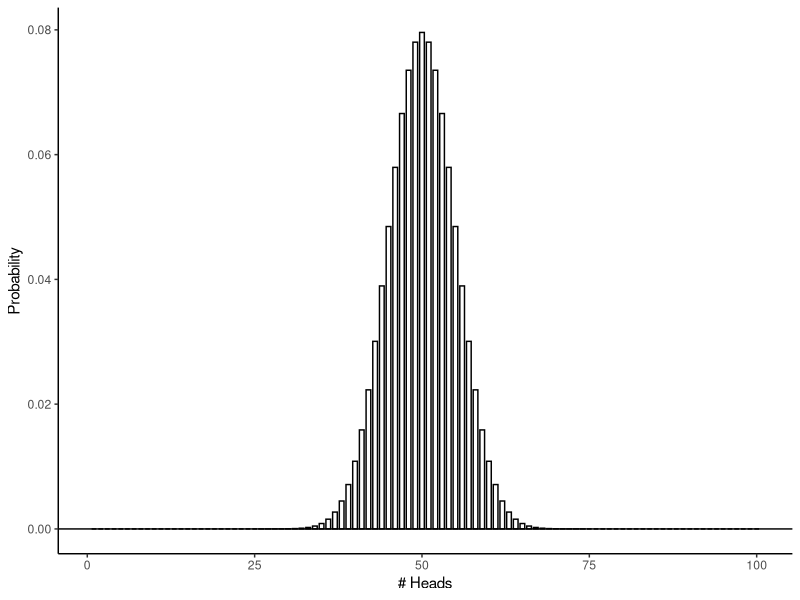
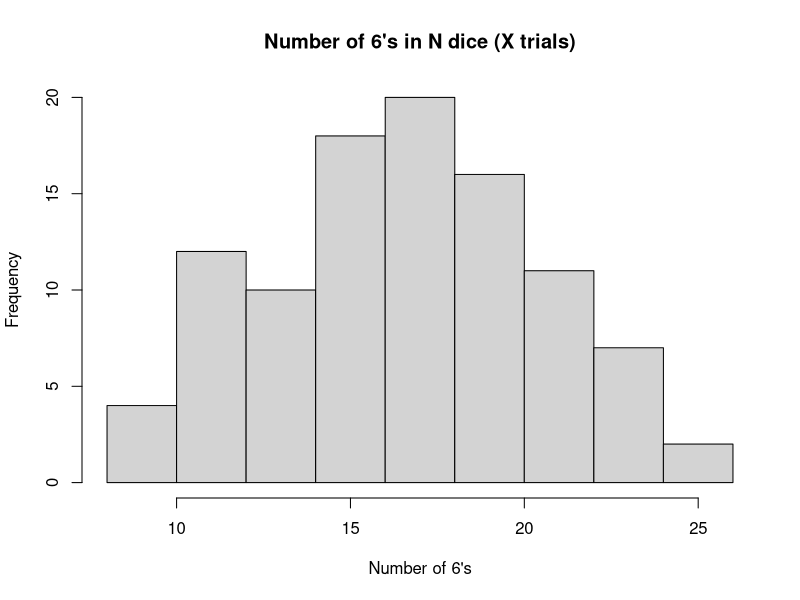
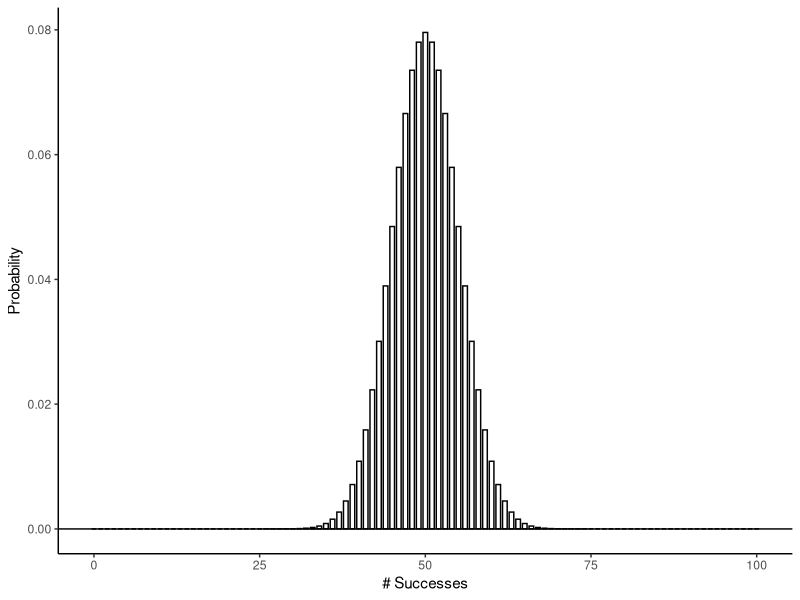
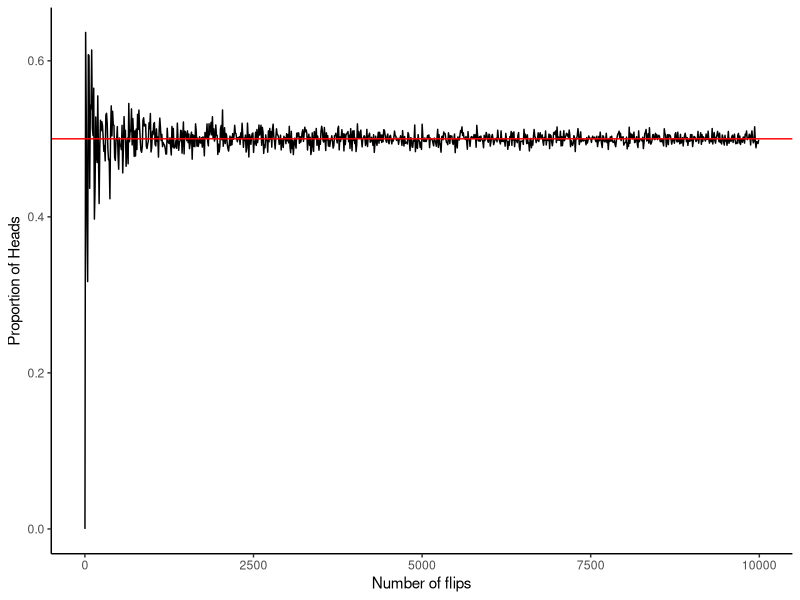
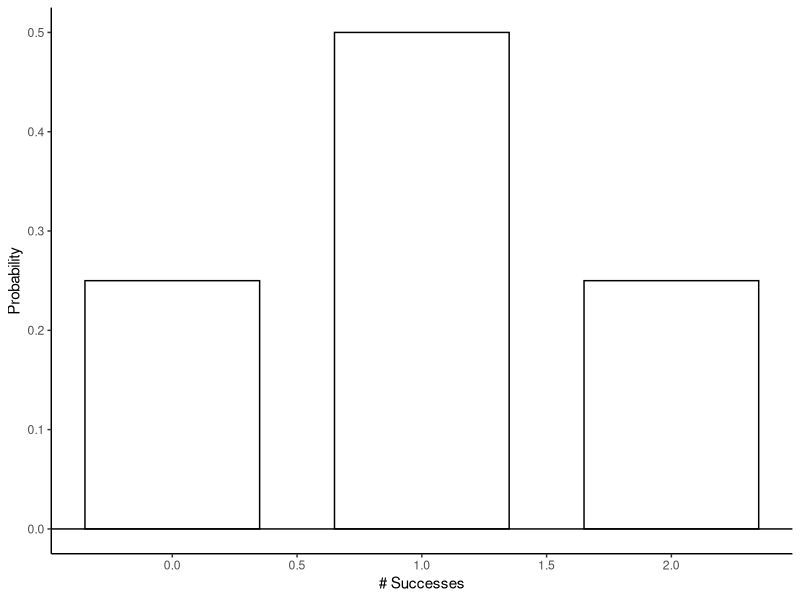
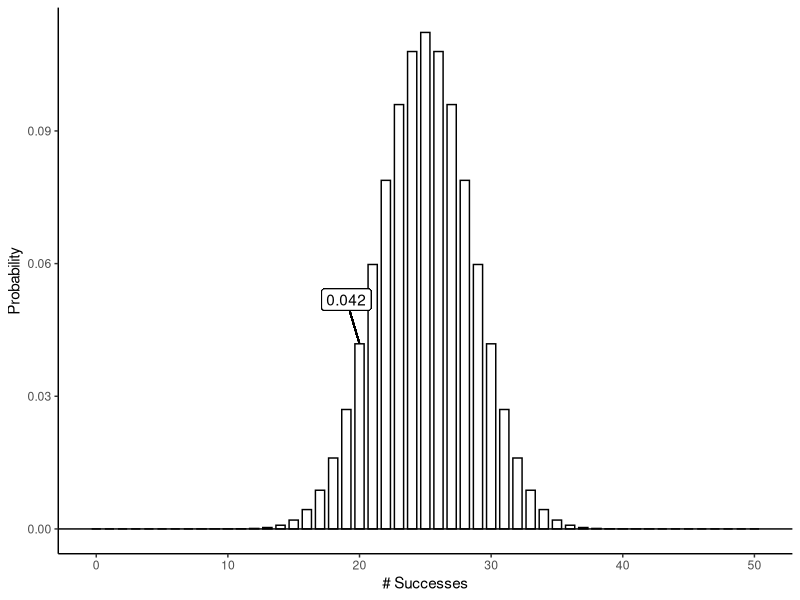
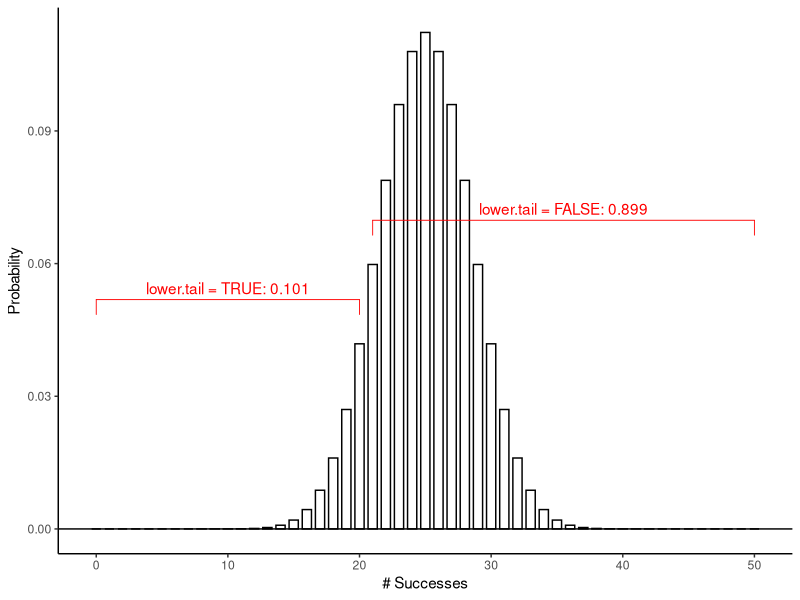
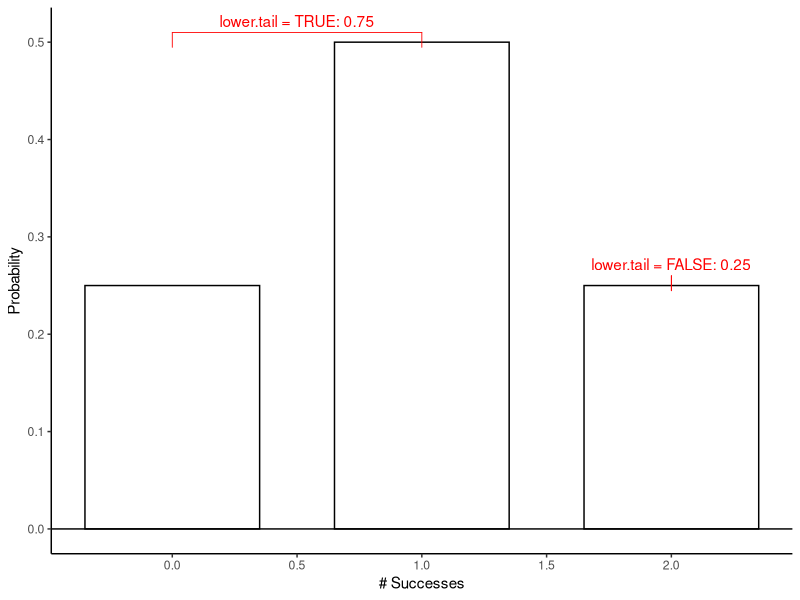

Write R code to recreate these figures, in order.
## ---- chunk 1
# set chunk options
knitr::opts_chunk$set(message = FALSE,
                      warning = FALSE)

# suppress scientific notation
options(scipen = 999)

# load packages
library(tidyverse)
library(psych)
library(ggpubr)
## ---- chunk 2
# create probability curve

binom_dist <- data.frame(x = seq(1, 100, 1)) %>% #for the x axis, number of heads that we want to get the probability for
  mutate(prob = dbinom(x, size = 100, prob = 1/2)) #probability of any number of heads

ggplot(binom_dist, aes(x = x, y = prob))+
  geom_bar(stat = "identity", width = 0.7, fill = "white", color = "black")+
  geom_hline(yintercept = 0)+
  labs(x = "# Heads",
       y = "Probability")+
  theme_classic()

## ---- chunk 3
#Your code here
roll_N_dice <- function(n){
  sample(1:6, size = n, replace = TRUE) # replace=TRUE allows the same number to appear more than one time
}
# to use the function
roll_N_dice(5)
## ---- chunk 4
binomial_simulation <- function(n, x) {
  # N: Number of die
  # x: Number of trials
  trial_results <- numeric(x)
  
  for (trial in 1:x) {
    curr_roll <- roll_N_dice(n)
    number_of_6 <- sum(curr_roll==6)
    trial_results[trial] = number_of_6
  }
  trial_results
}

results <- binomial_simulation(100, 100)
hist(results,
     main = "Number of 6's in N dice (X trials)",
     xlab = "Number of 6's")
## ---- chunk 5
draw_binomial <- function(size, prob){
  
  #size: the number of trials
  #prob: probability of success

  binom_dist <- data.frame(x = 0:size) %>% #for the x axis, all possible successes for the x axis
    mutate(prob = dbinom(x, size = size, prob = prob)) #probability of any number of heads
  
  (plt <- ggplot(binom_dist, aes(x = x, y = prob))+
      geom_bar(stat = "identity", width = 0.7, fill = "white", color = "black")+
      geom_hline(yintercept = 0)+
      labs(x = "# Successes",
           y = "Probability")+
      theme_classic())
  
  return(plt)
}

draw_binomial(100, 0.5)
## ---- chunk 6
set.seed(1)
## ---- chunk 7
#side note: if we wrap a command in parentheses, it will assign the output of a function to the object and still print it at the same time!
(flip <- rbinom(n = 10, #trials
       size = 1, #number of coins per trial
       prob = 0.5)) #probability of success (1)
## ---- chunk 8
mean(flip)
## ---- chunk 9
flip <- rbinom(n = 10000, #trials
       size = 1, #number of coins per trial
       prob = 0.5) #probability of success (1)

mean(flip)
## ---- chunk 10
rbinom(n = 10, size = 2, prob = 1/2) 
## ---- chunk 11

flip_simulation <- data.frame(N_flips = seq(1, 10000, by = 10), #this is the number of flips we want to look at
                              prop_head = NA) #just a placeholder, we're going to fill this with the proportions iteratively

#Don't worry too much about the code below, but this is a for loop, implementing an iterative process
for (i in 1:nrow(flip_simulation)){ #this is telling R to go through each row of our data frame
  #and then we fill the proportion of head column with the proportion of heads from the result of the binomial process
  flip_simulation$prop_head[i] <- mean(rbinom(n = flip_simulation$N_flips[i], size = 1, prob = 0.5))
}

ggplot(flip_simulation, aes(x  = N_flips, y = prop_head))+
  geom_line()+
  geom_hline(yintercept = 0.5, color = "red")+
  labs(x = "Number of flips",
       y = "Proportion of Heads")+
  theme_classic()
## ---- chunk 12
rbinom(n = 10, size = 3, prob = .5)
## ---- chunk 13
rbinom(n = 10, size = 5, prob = 1/6)
## ---- chunk 14
rbinom(n = 100, size = 1, prob = 1/13)
## ---- chunk 15
dbinom(x = 1, size = 2, prob = .5)
draw_binomial(size = 2, prob = .5) #that checks out!
## ---- chunk 16
# HT + TH
(.5 * .5) + (.5 * .5)
## ---- chunk 17
dbinom(x = 20, size = 50, prob = 0.5)

draw_binomial(size = 50, prob = 0.5)+
  geom_segment(aes(x = 20-1, xend = 20, y = dbinom(x = 20, size = 50, prob = 0.5)+0.01, yend = dbinom(x = 20, size = 50, prob = 0.5)))+
  geom_label(aes(x = 20-1, y = dbinom(x = 20, size = 50, prob = 0.5)+0.01, label = round(dbinom(x = 20, size = 50, prob = 0.5), 3)))
## ---- chunk 18
dbinom(x = 1, size = 3, prob = .5)

# HTT + THT + TTH
(.5 * .5 * .5) + (.5 * .5 * .5) + (.5 * .5 * .5)
## ---- chunk 19
dbinom(x = 2, size = 2, prob = 1/13)

# AA
(1 / 13) * (1 / 13)
## ---- chunk 20
# method 1
dbinom(x = 0, size = 2, prob = 1/13)

# method 2
dbinom(x = 2, size = 2, prob = 12/13)

# 00
(12 / 13) * (12 / 13)
## ---- chunk 21
pbinom(q = 1, size = 2, prob = 1/2)
## ---- chunk 22
# HT + TH + TT
(.5 * .5) + (.5 * .5) + (.5 * .5)
## ---- chunk 23
pbinom(q = 1, size = 2, prob = 1/2, lower.tail = FALSE)
## ---- chunk 24
#this is just for instruction purposes, no need to fully understand this code
q <- 20
size <- 50
prob <- 0.5

draw_binomial(size = size, prob = prob)+
  geom_bracket(xmin = 0, xmax = q, 
               y.position = (dbinom(x = q, size = size, prob = prob)+0.01), 
               label = paste0("lower.tail = TRUE: ", round(pbinom(q = q, size = size, prob = prob, lower.tail = TRUE), 3)), color = "red")+
  geom_bracket(xmin = q+1, xmax = size, 
               y.position = (dbinom(x = q+1, size = size, prob = prob)+0.01), 
               label = paste0("lower.tail = FALSE: ", round(pbinom(q = q, size = size, prob = prob, lower.tail = FALSE), 3)), color = "red")
## ---- chunk 25
# your code here
pbinom(q = 1, size = 10, prob = 1/2)
## ---- chunk 26
# your code here
pbinom(q = 1, size = 1, prob = 1/6)
## ---- chunk 27
# your code here
pbinom(q = 3, size = 9, prob = 1/6, lower.tail = FALSE)
## ---- chunk 28
qbinom(p = 1.00, size = 10, prob = 1/2, lower.tail = TRUE)
## ---- chunk 29

q <- 1
size <- 2
prob <- 0.5

#this is just for instruction purposes, no need to fully understand this code
draw_binomial(size = size, prob = prob)+
  geom_bracket(xmin = 0, xmax = q, 
               y.position = (dbinom(x = q, size = size, prob = prob)+0.01), 
               label = paste0("lower.tail = TRUE: ", round(pbinom(q = q, size = size, prob = prob, lower.tail = TRUE), 3)), color = "red")+
  geom_bracket(xmin = q+1, xmax = size, 
               y.position = (dbinom(x = q+1, size = size, prob = prob)+0.01), 
               label = paste0("lower.tail = FALSE: ", round(pbinom(q = q, size = size, prob = prob, lower.tail = FALSE), 3)), color = "red")

#At what number of successes (or less) is X% of the distribution covered?
qbinom(p = 0.75, size = size, prob = prob, lower.tail = TRUE)

#Above (!) what number of successes is X% of the distribution covered?
qbinom(p = 0.75, size = size, prob = prob, lower.tail = FALSE)

## ---- chunk 30
#your code here
qbinom(p = .50, size = 100, prob = 1/2)
## ---- chunk 31
#your code here
qbinom(p = .25, size = 100, prob = 1/2)
## ---- chunk 32
#your code here
qbinom(p = .25, size = 100, prob = 1/2, lower.tail = FALSE)
## ---- chunk 33

draw_normal <- function(M, SD){
  
  #M = mean of the normal distribution we want to draw
  #SD = sd of the normal distribution we want to draw
  
  x = seq(M - 4*SD, M + 4*SD, 0.1) #this is for the x axis, we're plotting a range from M +/- 4 SD, that covers most of the interesting part of the distribution
  
  norm_dist <- data.frame(x = x) %>% 
    mutate(prob = dnorm(x, mean = M, sd = SD)) #probability of any number of heads
  
  (plt <- ggplot(norm_dist, aes(x = x, y = prob))+
    geom_line()+
    labs(x = "x",
         y = "Density")+
    theme_classic())
  
  return(plt)
  
}

## ---- chunk 34
set.seed(2)
## ---- chunk 35
x <- rnorm(n = 5, mean = 0, sd = 1)
x
## ---- chunk 36
mean(x)
sd(x)
## ---- chunk 37
# your code here
x <- rnorm(n = 100, mean = 50, sd = 15)
x
## ---- chunk 38
# your code here
mean(x)
sd(x)
## ---- chunk 39
dnorm(x = 0, mean = 0, sd = 1)

draw_normal(M = 0, SD = 1) +
  geom_segment(x = 0, xend = -Inf, y = dnorm(x = 0, mean = 0, sd = 1), yend = dnorm(x = 0, mean = 0, sd = 1))+
  geom_segment(x = 0, xend = 0, y = -Inf, yend = dnorm(x = 0, mean = 0, sd = 1))+
  geom_label(label = round(dnorm(x = 0, mean = 0, sd = 1), 3), x = 0, y = dnorm(x = 0, mean = 0, sd = 1), hjust = 0)

## ---- chunk 40
dnorm(x = 1, mean = 0, sd = 1)
## ---- chunk 41
# your code here
dnorm(x = -2, mean = 0, sd = 1)
## ---- chunk 42
pnorm(q = 0, mean = 0, sd = 1, lower.tail = TRUE)

q <- 0
M <- 0
SD <- 1

draw_normal(M = M, SD = SD)+
  geom_vline(xintercept = q)+
  geom_label(x = q, y = 0, label = q)+
  geom_bracket(xmin = -4, xmax = q, 
               y.position = (dnorm(x = q, mean = M, sd = SD)+0.01), 
               label = paste0("lower.tail = TRUE: ", round(pnorm(q = q, mean = 0, sd = 1, lower.tail = TRUE), 3)), color = "red")+
  geom_bracket(xmin = q+0.01, xmax = Inf, 
               y.position = (dnorm(x = q, mean = M, sd = SD)+0.03), 
               label = paste0("lower.tail = FALSE: ", round(pnorm(q = q, mean = 0, sd = 1, lower.tail = FALSE), 3)), color = "red")

## ---- chunk 43
pnorm(q = 40, mean = 50, sd = 10, lower.tail = TRUE)
## ---- chunk 44
# your code here
pnorm(q = 60, mean = 30, sd = 15)
## ---- chunk 45
# your code here
pnorm(q = -5, mean = 0, sd = 5, lower.tail = FALSE)
## ---- chunk 46
qnorm(p = .00135, mean = 0, sd = 1)
## ---- chunk 47
# your code here
qnorm(p = .51, mean = 100, sd = 10)
## ---- chunk 48
# your code here
qnorm(p = .51, mean = 100, sd = 10, lower.tail = FALSE)
## ---- chunk 49
dbinom(x = 5, size = 5, prob = 1/20)
## ---- chunk 50
pbinom(q = 2, size = 5, prob = 1/20, lower.tail = FALSE)
## ---- chunk 51
qbinom(p = .10, size = 5, prob = 1/20, lower.tail = FALSE) 
## ---- chunk 52
dbinom(5, size = 5, prob = 1/20) + 
  dbinom(4, size = 5, prob = 1/20) + 
  dbinom(3, size = 5, prob = 1/20) + 
  dbinom(2, size = 5, prob = 1/20) 
#OR
pbinom(1, size = 5, prob = 1/20, lower.tail = FALSE)
#The probabilities of 2 and above is .023--insufficient to reach the .1 threshold I set.

dbinom(5, size = 5, prob = 1/20) + 
  dbinom(4, size = 5, prob = 1/20) + 
  dbinom(3, size = 5, prob = 1/20) + 
  dbinom(2, size = 5, prob = 1/20) + 
  dbinom(1, size = 5, prob = 1/20)
#OR
pbinom(0, size = 5, prob = 1/20, lower.tail = FALSE)
#The probabilities of 1 and above is .226, therefore this is the minimum I need.
## ---- chunk 53
pnorm(q = 2, mean = 5, sd = 1)
## ---- chunk 54
hist(rnorm(n = 50, mean = 5, sd = 1))
hist(rnorm(n = 50, mean = 5, sd = 1))
hist(rnorm(n = 50, mean = 5, sd = 1))
## ---- chunk 55
dnorm(x = 10, mean = 5, sd = 1)
#this is the probability density

#One thing I can do to get a estimate of probability is to consider values between 9.5 and 10.5 to be 10 cups of coffee. I can then calculate the area under the curve for that range through subtraction:
dnorm(x = 10.5, mean = 5, sd = 1) - dnorm(x = 9.5, mean = 5, sd = 1)

#Still quit small, because we're in the range of outliers, but I think a more meaningful value.

## ---- chunk 56
pnorm(q = 9, mean = 5, sd = 1, lower.tail = FALSE)
## ---- chunk 57
dunif(x = 1, min = 0, max = 100)
## ---- chunk 58
pchisq(q = 3.00, df = 10, lower.tail = FALSE)
## ---- chunk 59
pt(q = 3, df = 10, lower.tail = FALSE)
